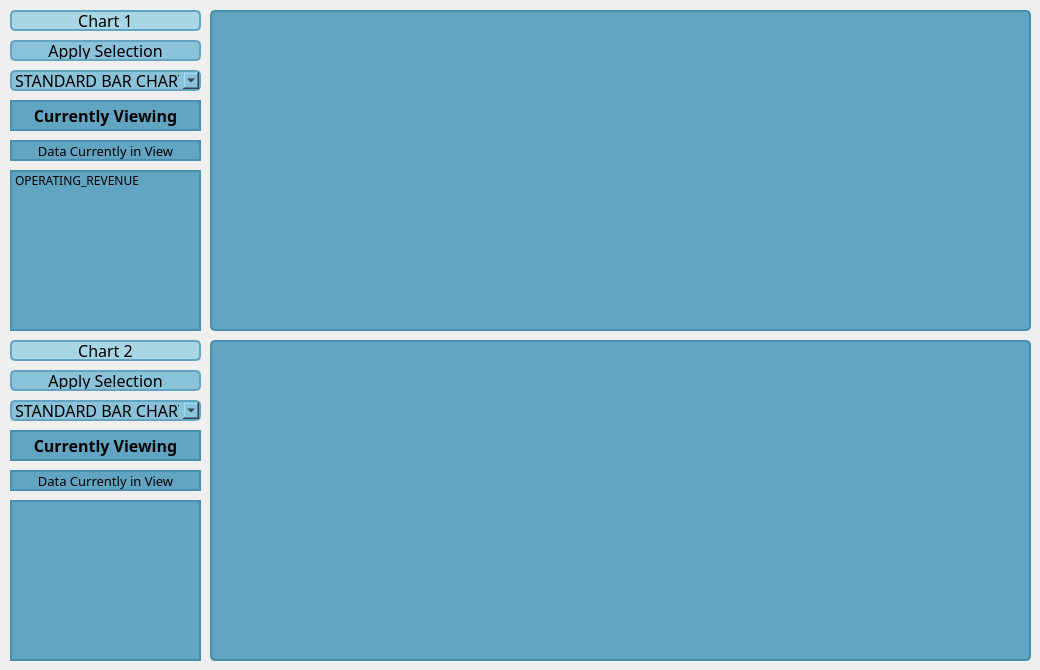
      <widget class="QWidget" name="page_chartview_split">
       <widget class="QFrame" name="frame_chartview_split_chartbackground1">
        <property name="geometry">
         <rect>
          <x>210</x>
          <y>10</y>
          <width>821</width>
          <height>321</height>
         </rect>
        </property>
        <property name="font">
         <font>
          <pointsize>10</pointsize>
         </font>
        </property>
        <property name="styleSheet">
         <string notr="true">background-color: #61a5c2; 
border-radius: 5px;
border: 2px solid #468FAF;
</string>
        </property>
        <property name="frameShape">
         <enum>QFrame::StyledPanel</enum>
        </property>
        <property name="frameShadow">
         <enum>QFrame::Raised</enum>
        </property>
        <widget class="QFrame" name="frame_chartview_split_chart1">
         <property name="geometry">
          <rect>
           <x>10</x>
           <y>10</y>
           <width>801</width>
           <height>301</height>
          </rect>
         </property>
         <property name="styleSheet">
          <string notr="true">border: none</string>
         </property>
         <property name="frameShape">
          <enum>QFrame::StyledPanel</enum>
         </property>
         <property name="frameShadow">
          <enum>QFrame::Raised</enum>
         </property>
        </widget>
       </widget>
       <widget class="QLabel" name="label_chartview_split_chart2">
        <property name="geometry">
         <rect>
          <x>10</x>
          <y>340</y>
          <width>191</width>
          <height>21</height>
         </rect>
        </property>
        <property name="font">
         <font>
          <family>Bahnschrift SemiLight</family>
          <pointsize>12</pointsize>
          <bold>false</bold>
         </font>
        </property>
        <property name="autoFillBackground">
         <bool>false</bool>
        </property>
        <property name="styleSheet">
         <string notr="true">QLabel {
background-color: #A9D6E5;
border-radius:5px;
border: 2px solid #61A5C2;
}
QLabel:hover
{
background-color: #89C2D9;
border-radius:5px;
border: 2px solid #A9D6E5;
}</string>
        </property>
        <property name="text">
         <string>Chart 2</string>
        </property>
        <property name="alignment">
         <set>Qt::AlignCenter</set>
        </property>
       </widget>
       <widget class="QComboBox" name="comboBox_chartview_splitchartviewselector1">
        <property name="geometry">
         <rect>
          <x>10</x>
          <y>400</y>
          <width>191</width>
          <height>21</height>
         </rect>
        </property>
        <property name="font">
         <font>
          <family>Bahnschrift SemiLight</family>
          <pointsize>12</pointsize>
          <bold>false</bold>
         </font>
        </property>
        <property name="layoutDirection">
         <enum>Qt::LeftToRight</enum>
        </property>
        <property name="styleSheet">
         <string notr="true">QComboBox {
   background-color: #89c2d9;
	border-radius: 5px; 
	border:2px solid #61a5c2;
	text-align: center;
}
QComboBox:hover
{
   background-color:#468FAF;
   border:2px solid #2C7DA0;
}
</string>
        </property>
        <property name="sizeAdjustPolicy">
         <enum>QComboBox::AdjustToContentsOnFirstShow</enum>
        </property>
        <item>
         <property name="text">
          <string>STANDARD BAR CHART</string>
         </property>
        </item>
        <item>
         <property name="text">
          <string>STACKED BAR CHART</string>
         </property>
        </item>
        <item>
         <property name="text">
          <string>LINE PLOT CHART</string>
         </property>
        </item>
        <item>
         <property name="text">
          <string>STEM PLOT CHART</string>
         </property>
        </item>
        <item>
         <property name="text">
          <string>STACKED AREA CHART</string>
         </property>
        </item>
       </widget>
       <widget class="QPushButton" name="pushButton_chartview_split_apply2">
        <property name="geometry">
         <rect>
          <x>10</x>
          <y>370</y>
          <width>191</width>
          <height>21</height>
         </rect>
        </property>
        <property name="font">
         <font>
          <family>Bahnschrift SemiLight</family>
          <pointsize>12</pointsize>
         </font>
        </property>
        <property name="styleSheet">
         <string notr="true">QPushButton
{
   background-color: #89c2d9;
	border-radius: 5px; 
	border:2px solid #61a5c2;
}

QPushButton:hover {
   background-color:#468FAF;
   border:2px solid #2C7DA0;
}</string>
        </property>
        <property name="text">
         <string>Apply Selection</string>
        </property>
       </widget>
       <widget class="QComboBox" name="comboBox_chartview_splitchartviewselector2">
        <property name="geometry">
         <rect>
          <x>10</x>
          <y>70</y>
          <width>191</width>
          <height>21</height>
         </rect>
        </property>
        <property name="font">
         <font>
          <family>Bahnschrift SemiLight</family>
          <pointsize>12</pointsize>
          <bold>false</bold>
         </font>
        </property>
        <property name="layoutDirection">
         <enum>Qt::LeftToRight</enum>
        </property>
        <property name="styleSheet">
         <string notr="true">QComboBox {
   background-color: #89c2d9;
	border-radius: 5px; 
	border:2px solid #61a5c2;
	text-align: center;
}
QComboBox:hover
{
   background-color:#468FAF;
   border:2px solid #2C7DA0;
}
</string>
        </property>
        <property name="sizeAdjustPolicy">
         <enum>QComboBox::AdjustToContentsOnFirstShow</enum>
        </property>
        <item>
         <property name="text">
          <string>STANDARD BAR CHART</string>
         </property>
        </item>
        <item>
         <property name="text">
          <string>STACKED BAR CHART</string>
         </property>
        </item>
        <item>
         <property name="text">
          <string>LINE PLOT CHART</string>
         </property>
        </item>
        <item>
         <property name="text">
          <string>STEM PLOT CHART</string>
         </property>
        </item>
        <item>
         <property name="text">
          <string>STACKED AREA CHART</string>
         </property>
        </item>
       </widget>
       <widget class="QPushButton" name="pushButton_chartview_split_apply1">
        <property name="geometry">
         <rect>
          <x>10</x>
          <y>40</y>
          <width>191</width>
          <height>21</height>
         </rect>
        </property>
        <property name="font">
         <font>
          <family>Bahnschrift SemiLight</family>
          <pointsize>12</pointsize>
         </font>
        </property>
        <property name="styleSheet">
         <string notr="true">QPushButton
{
   background-color: #89c2d9;
	border-radius: 5px; 
	border:2px solid #61a5c2;
}

QPushButton:hover {
   background-color:#468FAF;
   border:2px solid #2C7DA0;
}</string>
        </property>
        <property name="text">
         <string>Apply Selection</string>
        </property>
       </widget>
       <widget class="QLabel" name="label_chartview_split_chart1">
        <property name="geometry">
         <rect>
          <x>10</x>
          <y>10</y>
          <width>191</width>
          <height>21</height>
         </rect>
        </property>
        <property name="font">
         <font>
          <family>Bahnschrift SemiLight</family>
          <pointsize>12</pointsize>
          <bold>false</bold>
         </font>
        </property>
        <property name="autoFillBackground">
         <bool>false</bool>
        </property>
        <property name="styleSheet">
         <string notr="true">QLabel {
background-color: #A9D6E5;
border-radius:5px;
border: 2px solid #61A5C2;
}
QLabel:hover
{
background-color: #89C2D9;
border-radius:5px;
border: 2px solid #A9D6E5;
}</string>
        </property>
        <property name="text">
         <string>Chart 1</string>
        </property>
        <property name="alignment">
         <set>Qt::AlignCenter</set>
        </property>
       </widget>
       <widget class="QFrame" name="frame_chartview_split_chartbackground2">
        <property name="geometry">
         <rect>
          <x>210</x>
          <y>340</y>
          <width>821</width>
          <height>321</height>
         </rect>
        </property>
        <property name="font">
         <font>
          <pointsize>10</pointsize>
         </font>
        </property>
        <property name="styleSheet">
         <string notr="true">background-color: #61a5c2; 
border-radius: 5px;
border: 2px solid #468FAF;
</string>
        </property>
        <property name="frameShape">
         <enum>QFrame::StyledPanel</enum>
        </property>
        <property name="frameShadow">
         <enum>QFrame::Raised</enum>
        </property>
        <widget class="QFrame" name="frame_chartview_split_chart2">
         <property name="geometry">
          <rect>
           <x>10</x>
           <y>10</y>
           <width>801</width>
           <height>301</height>
          </rect>
         </property>
         <property name="styleSheet">
          <string notr="true">border: none</string>
         </property>
         <property name="frameShape">
          <enum>QFrame::StyledPanel</enum>
         </property>
         <property name="frameShadow">
          <enum>QFrame::Raised</enum>
         </property>
        </widget>
       </widget>
       <widget class="QLabel" name="label_chartview_split_datainview1">
        <property name="geometry">
         <rect>
          <x>10</x>
          <y>140</y>
          <width>191</width>
          <height>21</height>
         </rect>
        </property>
        <property name="font">
         <font>
          <family>Bahnschrift SemiLight</family>
          <pointsize>10</pointsize>
          <bold>false</bold>
         </font>
        </property>
        <property name="styleSheet">
         <string notr="true">background-color: #61a5c2; border: 2px solid #468FAF;</string>
        </property>
        <property name="text">
         <string>Data Currently in View</string>
        </property>
        <property name="alignment">
         <set>Qt::AlignCenter</set>
        </property>
       </widget>
       <widget class="QListWidget" name="listWidget_chartview_split_selection1">
        <property name="geometry">
         <rect>
          <x>10</x>
          <y>170</y>
          <width>191</width>
          <height>161</height>
         </rect>
        </property>
        <property name="font">
         <font>
          <family>Bahnschrift SemiLight</family>
         </font>
        </property>
        <property name="styleSheet">
         <string notr="true">background-color: #61a5c2; 
border: 2px solid #468FAF;
</string>
        </property>
        <item>
         <property name="text">
          <string>OPERATING_REVENUE</string>
         </property>
        </item>
       </widget>
       <widget class="QLabel" name="label_chartview_split_currentlyviewing1">
        <property name="geometry">
         <rect>
          <x>10</x>
          <y>100</y>
          <width>191</width>
          <height>31</height>
         </rect>
        </property>
        <property name="font">
         <font>
          <family>Bahnschrift SemiLight</family>
          <pointsize>12</pointsize>
          <bold>true</bold>
         </font>
        </property>
        <property name="styleSheet">
         <string notr="true">background-color: #61a5c2;
border: 2px solid #468FAF;</string>
        </property>
        <property name="text">
         <string>Currently Viewing</string>
        </property>
        <property name="alignment">
         <set>Qt::AlignCenter</set>
        </property>
       </widget>
       <widget class="QLabel" name="label_chartview_split_datainview2">
        <property name="geometry">
         <rect>
          <x>10</x>
          <y>470</y>
          <width>191</width>
          <height>21</height>
         </rect>
        </property>
        <property name="font">
         <font>
          <family>Bahnschrift SemiLight</family>
          <pointsize>10</pointsize>
          <bold>false</bold>
         </font>
        </property>
        <property name="styleSheet">
         <string notr="true">background-color: #61a5c2; border: 2px solid #468FAF;</string>
        </property>
        <property name="text">
         <string>Data Currently in View</string>
        </property>
        <property name="alignment">
         <set>Qt::AlignCenter</set>
        </property>
       </widget>
       <widget class="QListWidget" name="listWidget_chartview_split_selection2">
        <property name="geometry">
         <rect>
          <x>10</x>
          <y>500</y>
          <width>191</width>
          <height>161</height>
         </rect>
        </property>
        <property name="font">
         <font>
          <family>Bahnschrift SemiLight</family>
         </font>
        </property>
        <property name="styleSheet">
         <string notr="true">background-color: #61a5c2; 
border: 2px solid #468FAF;
</string>
        </property>
       </widget>
       <widget class="QLabel" name="label_chartview_split_currentlyviewing2">
        <property name="geometry">
         <rect>
          <x>10</x>
          <y>430</y>
          <width>191</width>
          <height>31</height>
         </rect>
        </property>
        <property name="font">
         <font>
          <family>Bahnschrift SemiLight</family>
          <pointsize>12</pointsize>
          <bold>true</bold>
         </font>
        </property>
        <property name="styleSheet">
         <string notr="true">background-color: #61a5c2;
border: 2px solid #468FAF;</string>
        </property>
        <property name="text">
         <string>Currently Viewing</string>
        </property>
        <property name="alignment">
         <set>Qt::AlignCenter</set>
        </property>
       </widget>
      </widget>
